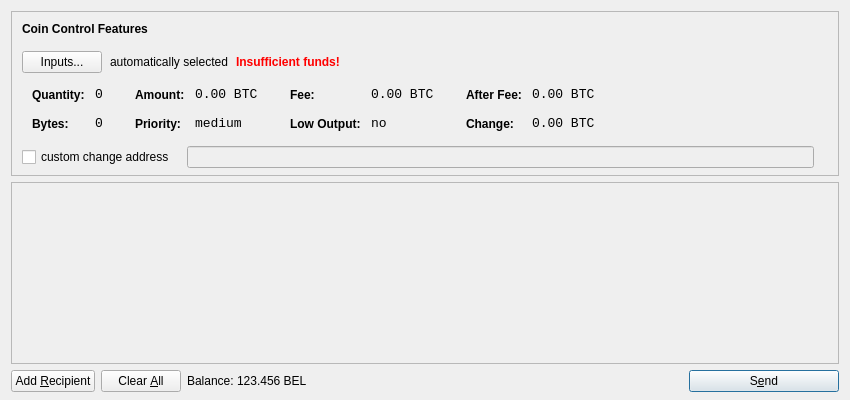
<?xml version="1.0" encoding="UTF-8"?>
<ui version="4.0">
 <class>SendCoinsDialog</class>
 <widget class="QDialog" name="SendCoinsDialog">
  <property name="geometry">
   <rect>
    <x>0</x>
    <y>0</y>
    <width>850</width>
    <height>400</height>
   </rect>
  </property>
  <property name="windowTitle">
   <string>Send Coins</string>
  </property>
  <layout class="QVBoxLayout" name="verticalLayout" stretch="0,1,0">
   <property name="bottomMargin">
    <number>8</number>
   </property>
   <item>
    <widget class="QFrame" name="frameCoinControl">
     <property name="sizePolicy">
      <sizepolicy hsizetype="Expanding" vsizetype="Expanding">
       <horstretch>0</horstretch>
       <verstretch>0</verstretch>
      </sizepolicy>
     </property>
     <property name="maximumSize">
      <size>
       <width>16777215</width>
       <height>16777215</height>
      </size>
     </property>
     <property name="frameShape">
      <enum>QFrame::StyledPanel</enum>
     </property>
     <property name="frameShadow">
      <enum>QFrame::Sunken</enum>
     </property>
     <layout class="QVBoxLayout" name="verticalLayoutCoinControl2">
      <property name="spacing">
       <number>-1</number>
      </property>
      <property name="leftMargin">
       <number>0</number>
      </property>
      <property name="topMargin">
       <number>0</number>
      </property>
      <property name="rightMargin">
       <number>0</number>
      </property>
      <property name="bottomMargin">
       <number>6</number>
      </property>
      <item>
       <layout class="QVBoxLayout" name="verticalLayoutCoinControl" stretch="0,0,0,0,1">
        <property name="spacing">
         <number>0</number>
        </property>
        <property name="leftMargin">
         <number>10</number>
        </property>
        <property name="topMargin">
         <number>10</number>
        </property>
        <item>
         <layout class="QHBoxLayout" name="horizontalLayoutCoinControl1">
          <property name="bottomMargin">
           <number>15</number>
          </property>
          <item>
           <widget class="QLabel" name="labelCoinControlFeatures">
            <property name="sizePolicy">
             <sizepolicy hsizetype="Preferred" vsizetype="Maximum">
              <horstretch>0</horstretch>
              <verstretch>0</verstretch>
             </sizepolicy>
            </property>
            <property name="font">
             <font>
              <weight>75</weight>
              <bold>true</bold>
             </font>
            </property>
            <property name="styleSheet">
             <string notr="true">font-weight:bold;</string>
            </property>
            <property name="text">
             <string>Coin Control Features</string>
            </property>
           </widget>
          </item>
         </layout>
        </item>
        <item>
         <layout class="QHBoxLayout" name="horizontalLayoutCoinControl2" stretch="0,0,0,0">
          <property name="spacing">
           <number>8</number>
          </property>
          <property name="bottomMargin">
           <number>10</number>
          </property>
          <item>
           <widget class="QPushButton" name="pushButtonCoinControl">
            <property name="styleSheet">
             <string notr="true"/>
            </property>
            <property name="text">
             <string>Inputs...</string>
            </property>
           </widget>
          </item>
          <item>
           <widget class="QLabel" name="labelCoinControlAutomaticallySelected">
            <property name="text">
             <string>automatically selected</string>
            </property>
            <property name="margin">
             <number>5</number>
            </property>
           </widget>
          </item>
          <item>
           <widget class="QLabel" name="labelCoinControlInsuffFunds">
            <property name="font">
             <font>
              <weight>75</weight>
              <bold>true</bold>
             </font>
            </property>
            <property name="styleSheet">
             <string notr="true">color:red;font-weight:bold;</string>
            </property>
            <property name="text">
             <string>Insufficient funds!</string>
            </property>
            <property name="margin">
             <number>5</number>
            </property>
           </widget>
          </item>
          <item>
           <spacer name="horizontalSpacerCoinControl">
            <property name="orientation">
             <enum>Qt::Horizontal</enum>
            </property>
            <property name="sizeHint" stdset="0">
             <size>
              <width>40</width>
              <height>1</height>
             </size>
            </property>
           </spacer>
          </item>
         </layout>
        </item>
        <item>
         <widget class="QWidget" name="widgetCoinControl" native="true">
          <property name="sizePolicy">
           <sizepolicy hsizetype="Preferred" vsizetype="Preferred">
            <horstretch>0</horstretch>
            <verstretch>0</verstretch>
           </sizepolicy>
          </property>
          <property name="minimumSize">
           <size>
            <width>0</width>
            <height>0</height>
           </size>
          </property>
          <property name="styleSheet">
           <string notr="true"/>
          </property>
          <layout class="QHBoxLayout" name="horizontalLayoutCoinControl5">
           <property name="margin">
            <number>0</number>
           </property>
           <item>
            <layout class="QHBoxLayout" name="horizontalLayoutCoinControl3" stretch="0,0,0,1">
             <property name="spacing">
              <number>20</number>
             </property>
             <property name="topMargin">
              <number>0</number>
             </property>
             <property name="bottomMargin">
              <number>10</number>
             </property>
             <item>
              <layout class="QFormLayout" name="formLayoutCoinControl1">
               <property name="horizontalSpacing">
                <number>10</number>
               </property>
               <property name="verticalSpacing">
                <number>14</number>
               </property>
               <property name="leftMargin">
                <number>10</number>
               </property>
               <property name="topMargin">
                <number>4</number>
               </property>
               <property name="rightMargin">
                <number>6</number>
               </property>
               <item row="0" column="0">
                <widget class="QLabel" name="labelCoinControlQuantityText">
                 <property name="styleSheet">
                  <string notr="true">font-weight:bold;</string>
                 </property>
                 <property name="text">
                  <string>Quantity:</string>
                 </property>
                 <property name="margin">
                  <number>0</number>
                 </property>
                </widget>
               </item>
               <item row="0" column="1">
                <widget class="QLabel" name="labelCoinControlQuantity">
                 <property name="font">
                  <font>
                   <family>Monospace</family>
                   <pointsize>10</pointsize>
                  </font>
                 </property>
                 <property name="cursor">
                  <cursorShape>IBeamCursor</cursorShape>
                 </property>
                 <property name="contextMenuPolicy">
                  <enum>Qt::ActionsContextMenu</enum>
                 </property>
                 <property name="text">
                  <string notr="true">0</string>
                 </property>
                 <property name="margin">
                  <number>0</number>
                 </property>
                 <property name="textInteractionFlags">
                  <set>Qt::LinksAccessibleByMouse|Qt::TextSelectableByKeyboard|Qt::TextSelectableByMouse</set>
                 </property>
                </widget>
               </item>
               <item row="1" column="0">
                <widget class="QLabel" name="labelCoinControlBytesText">
                 <property name="styleSheet">
                  <string notr="true">font-weight:bold;</string>
                 </property>
                 <property name="text">
                  <string>Bytes:</string>
                 </property>
                </widget>
               </item>
               <item row="1" column="1">
                <widget class="QLabel" name="labelCoinControlBytes">
                 <property name="font">
                  <font>
                   <family>Monospace</family>
                   <pointsize>10</pointsize>
                  </font>
                 </property>
                 <property name="cursor">
                  <cursorShape>IBeamCursor</cursorShape>
                 </property>
                 <property name="contextMenuPolicy">
                  <enum>Qt::ActionsContextMenu</enum>
                 </property>
                 <property name="text">
                  <string notr="true">0</string>
                 </property>
                 <property name="textInteractionFlags">
                  <set>Qt::LinksAccessibleByMouse|Qt::TextSelectableByKeyboard|Qt::TextSelectableByMouse</set>
                 </property>
                </widget>
               </item>
              </layout>
             </item>
             <item>
              <layout class="QFormLayout" name="formLayoutCoinControl2">
               <property name="horizontalSpacing">
                <number>10</number>
               </property>
               <property name="verticalSpacing">
                <number>14</number>
               </property>
               <property name="leftMargin">
                <number>6</number>
               </property>
               <property name="topMargin">
                <number>4</number>
               </property>
               <property name="rightMargin">
                <number>6</number>
               </property>
               <item row="0" column="0">
                <widget class="QLabel" name="labelCoinControlAmountText">
                 <property name="styleSheet">
                  <string notr="true">font-weight:bold;</string>
                 </property>
                 <property name="text">
                  <string>Amount:</string>
                 </property>
                 <property name="margin">
                  <number>0</number>
                 </property>
                </widget>
               </item>
               <item row="0" column="1">
                <widget class="QLabel" name="labelCoinControlAmount">
                 <property name="font">
                  <font>
                   <family>Monospace</family>
                   <pointsize>10</pointsize>
                  </font>
                 </property>
                 <property name="cursor">
                  <cursorShape>IBeamCursor</cursorShape>
                 </property>
                 <property name="contextMenuPolicy">
                  <enum>Qt::ActionsContextMenu</enum>
                 </property>
                 <property name="text">
                  <string notr="true">0.00 BTC</string>
                 </property>
                 <property name="textInteractionFlags">
                  <set>Qt::LinksAccessibleByMouse|Qt::TextSelectableByKeyboard|Qt::TextSelectableByMouse</set>
                 </property>
                </widget>
               </item>
               <item row="1" column="0">
                <widget class="QLabel" name="labelCoinControlPriorityText">
                 <property name="styleSheet">
                  <string notr="true">font-weight:bold;</string>
                 </property>
                 <property name="text">
                  <string>Priority:</string>
                 </property>
                </widget>
               </item>
               <item row="1" column="1">
                <widget class="QLabel" name="labelCoinControlPriority">
                 <property name="font">
                  <font>
                   <family>Monospace</family>
                   <pointsize>10</pointsize>
                  </font>
                 </property>
                 <property name="cursor">
                  <cursorShape>IBeamCursor</cursorShape>
                 </property>
                 <property name="contextMenuPolicy">
                  <enum>Qt::ActionsContextMenu</enum>
                 </property>
                 <property name="text">
                  <string>medium</string>
                 </property>
                 <property name="textInteractionFlags">
                  <set>Qt::LinksAccessibleByMouse|Qt::TextSelectableByKeyboard|Qt::TextSelectableByMouse</set>
                 </property>
                </widget>
               </item>
              </layout>
             </item>
             <item>
              <layout class="QFormLayout" name="formLayoutCoinControl3">
               <property name="horizontalSpacing">
                <number>10</number>
               </property>
               <property name="verticalSpacing">
                <number>14</number>
               </property>
               <property name="leftMargin">
                <number>6</number>
               </property>
               <property name="topMargin">
                <number>4</number>
               </property>
               <property name="rightMargin">
                <number>6</number>
               </property>
               <item row="0" column="0">
                <widget class="QLabel" name="labelCoinControlFeeText">
                 <property name="styleSheet">
                  <string notr="true">font-weight:bold;</string>
                 </property>
                 <property name="text">
                  <string>Fee:</string>
                 </property>
                 <property name="margin">
                  <number>0</number>
                 </property>
                </widget>
               </item>
               <item row="0" column="1">
                <widget class="QLabel" name="labelCoinControlFee">
                 <property name="font">
                  <font>
                   <family>Monospace</family>
                   <pointsize>10</pointsize>
                  </font>
                 </property>
                 <property name="cursor">
                  <cursorShape>IBeamCursor</cursorShape>
                 </property>
                 <property name="contextMenuPolicy">
                  <enum>Qt::ActionsContextMenu</enum>
                 </property>
                 <property name="text">
                  <string notr="true">0.00 BTC</string>
                 </property>
                 <property name="textInteractionFlags">
                  <set>Qt::LinksAccessibleByMouse|Qt::TextSelectableByKeyboard|Qt::TextSelectableByMouse</set>
                 </property>
                </widget>
               </item>
               <item row="1" column="0">
                <widget class="QLabel" name="labelCoinControlLowOutputText">
                 <property name="styleSheet">
                  <string notr="true">font-weight:bold;</string>
                 </property>
                 <property name="text">
                  <string>Low Output:</string>
                 </property>
                </widget>
               </item>
               <item row="1" column="1">
                <widget class="QLabel" name="labelCoinControlLowOutput">
                 <property name="font">
                  <font>
                   <family>Monospace</family>
                   <pointsize>10</pointsize>
                  </font>
                 </property>
                 <property name="cursor">
                  <cursorShape>IBeamCursor</cursorShape>
                 </property>
                 <property name="contextMenuPolicy">
                  <enum>Qt::ActionsContextMenu</enum>
                 </property>
                 <property name="text">
                  <string>no</string>
                 </property>
                 <property name="textInteractionFlags">
                  <set>Qt::LinksAccessibleByMouse|Qt::TextSelectableByKeyboard|Qt::TextSelectableByMouse</set>
                 </property>
                </widget>
               </item>
              </layout>
             </item>
             <item>
              <layout class="QFormLayout" name="formLayoutCoinControl4">
               <property name="horizontalSpacing">
                <number>10</number>
               </property>
               <property name="verticalSpacing">
                <number>14</number>
               </property>
               <property name="leftMargin">
                <number>6</number>
               </property>
               <property name="topMargin">
                <number>4</number>
               </property>
               <property name="rightMargin">
                <number>6</number>
               </property>
               <item row="0" column="0">
                <widget class="QLabel" name="labelCoinControlAfterFeeText">
                 <property name="styleSheet">
                  <string notr="true">font-weight:bold;</string>
                 </property>
                 <property name="text">
                  <string>After Fee:</string>
                 </property>
                 <property name="margin">
                  <number>0</number>
                 </property>
                </widget>
               </item>
               <item row="0" column="1">
                <widget class="QLabel" name="labelCoinControlAfterFee">
                 <property name="font">
                  <font>
                   <family>Monospace</family>
                   <pointsize>10</pointsize>
                  </font>
                 </property>
                 <property name="cursor">
                  <cursorShape>IBeamCursor</cursorShape>
                 </property>
                 <property name="contextMenuPolicy">
                  <enum>Qt::ActionsContextMenu</enum>
                 </property>
                 <property name="text">
                  <string notr="true">0.00 BTC</string>
                 </property>
                 <property name="textInteractionFlags">
                  <set>Qt::LinksAccessibleByMouse|Qt::TextSelectableByKeyboard|Qt::TextSelectableByMouse</set>
                 </property>
                </widget>
               </item>
               <item row="1" column="0">
                <widget class="QLabel" name="labelCoinControlChangeText">
                 <property name="styleSheet">
                  <string notr="true">font-weight:bold;</string>
                 </property>
                 <property name="text">
                  <string>Change:</string>
                 </property>
                </widget>
               </item>
               <item row="1" column="1">
                <widget class="QLabel" name="labelCoinControlChange">
                 <property name="font">
                  <font>
                   <family>Monospace</family>
                   <pointsize>10</pointsize>
                  </font>
                 </property>
                 <property name="cursor">
                  <cursorShape>IBeamCursor</cursorShape>
                 </property>
                 <property name="contextMenuPolicy">
                  <enum>Qt::ActionsContextMenu</enum>
                 </property>
                 <property name="text">
                  <string notr="true">0.00 BTC</string>
                 </property>
                 <property name="textInteractionFlags">
                  <set>Qt::LinksAccessibleByMouse|Qt::TextSelectableByKeyboard|Qt::TextSelectableByMouse</set>
                 </property>
                </widget>
               </item>
              </layout>
             </item>
            </layout>
           </item>
          </layout>
         </widget>
        </item>
        <item>
         <layout class="QHBoxLayout" name="horizontalLayoutCoinControl4" stretch="0,0,0">
          <property name="spacing">
           <number>12</number>
          </property>
          <property name="sizeConstraint">
           <enum>QLayout::SetDefaultConstraint</enum>
          </property>
          <property name="topMargin">
           <number>5</number>
          </property>
          <property name="rightMargin">
           <number>5</number>
          </property>
          <item>
           <widget class="QCheckBox" name="checkBoxCoinControlChange">
            <property name="text">
             <string>custom change address</string>
            </property>
           </widget>
          </item>
          <item>
           <widget class="QLineEdit" name="lineEditCoinControlChange">
            <property name="enabled">
             <bool>false</bool>
            </property>
            <property name="sizePolicy">
             <sizepolicy hsizetype="Expanding" vsizetype="Fixed">
              <horstretch>0</horstretch>
              <verstretch>0</verstretch>
             </sizepolicy>
            </property>
           </widget>
          </item>
          <item>
           <widget class="QLabel" name="labelCoinControlChangeLabel">
            <property name="sizePolicy">
             <sizepolicy hsizetype="Preferred" vsizetype="Expanding">
              <horstretch>0</horstretch>
              <verstretch>0</verstretch>
             </sizepolicy>
            </property>
            <property name="minimumSize">
             <size>
              <width>0</width>
              <height>0</height>
             </size>
            </property>
            <property name="text">
             <string/>
            </property>
            <property name="margin">
             <number>3</number>
            </property>
           </widget>
          </item>
         </layout>
        </item>
        <item>
         <spacer name="verticalSpacerCoinControl">
          <property name="orientation">
           <enum>Qt::Vertical</enum>
          </property>
          <property name="sizeHint" stdset="0">
           <size>
            <width>800</width>
            <height>1</height>
           </size>
          </property>
         </spacer>
        </item>
       </layout>
      </item>
     </layout>
    </widget>
   </item>
   <item>
    <widget class="QScrollArea" name="scrollArea">
     <property name="widgetResizable">
      <bool>true</bool>
     </property>
     <widget class="QWidget" name="scrollAreaWidgetContents">
      <property name="geometry">
       <rect>
        <x>0</x>
        <y>0</y>
        <width>830</width>
        <height>165</height>
       </rect>
      </property>
      <layout class="QVBoxLayout" name="verticalLayout_2">
       <property name="margin">
        <number>0</number>
       </property>
       <item>
        <layout class="QVBoxLayout" name="entries">
         <property name="spacing">
          <number>6</number>
         </property>
        </layout>
       </item>
       <item>
        <spacer name="verticalSpacer">
         <property name="orientation">
          <enum>Qt::Vertical</enum>
         </property>
         <property name="sizeHint" stdset="0">
          <size>
           <width>20</width>
           <height>40</height>
          </size>
         </property>
        </spacer>
       </item>
      </layout>
     </widget>
    </widget>
   </item>
   <item>
    <layout class="QHBoxLayout" name="horizontalLayout">
     <item>
      <widget class="QPushButton" name="addButton">
       <property name="toolTip">
        <string>Send to multiple recipients at once</string>
       </property>
       <property name="text">
        <string>Add &amp;Recipient</string>
       </property>
       <property name="icon">
        <iconset resource="../bitcoin.qrc">
         <normaloff>:/icons/add</normaloff>:/icons/add</iconset>
       </property>
       <property name="autoDefault">
        <bool>false</bool>
       </property>
      </widget>
     </item>
     <item>
      <widget class="QPushButton" name="clearButton">
       <property name="sizePolicy">
        <sizepolicy hsizetype="Minimum" vsizetype="Fixed">
         <horstretch>0</horstretch>
         <verstretch>0</verstretch>
        </sizepolicy>
       </property>
       <property name="toolTip">
        <string>Remove all transaction fields</string>
       </property>
       <property name="text">
        <string>Clear &amp;All</string>
       </property>
       <property name="icon">
        <iconset resource="../bitcoin.qrc">
         <normaloff>:/icons/remove</normaloff>:/icons/remove</iconset>
       </property>
       <property name="autoRepeatDelay">
        <number>300</number>
       </property>
       <property name="autoDefault">
        <bool>false</bool>
       </property>
      </widget>
     </item>
     <item>
      <layout class="QHBoxLayout" name="horizontalLayout_2">
       <property name="spacing">
        <number>3</number>
       </property>
       <item>
        <widget class="QLabel" name="label">
         <property name="text">
          <string>Balance:</string>
         </property>
        </widget>
       </item>
       <item>
        <widget class="QLabel" name="labelBalance">
         <property name="cursor">
          <cursorShape>IBeamCursor</cursorShape>
         </property>
         <property name="text">
          <string>123.456 BEL</string>
         </property>
         <property name="textInteractionFlags">
          <set>Qt::LinksAccessibleByMouse|Qt::TextSelectableByKeyboard|Qt::TextSelectableByMouse</set>
         </property>
        </widget>
       </item>
      </layout>
     </item>
     <item>
      <spacer name="horizontalSpacer">
       <property name="orientation">
        <enum>Qt::Horizontal</enum>
       </property>
       <property name="sizeHint" stdset="0">
        <size>
         <width>40</width>
         <height>20</height>
        </size>
       </property>
      </spacer>
     </item>
     <item>
      <widget class="QPushButton" name="sendButton">
       <property name="minimumSize">
        <size>
         <width>150</width>
         <height>0</height>
        </size>
       </property>
       <property name="toolTip">
        <string>Confirm the send action</string>
       </property>
       <property name="text">
        <string>S&amp;end</string>
       </property>
       <property name="icon">
        <iconset resource="../bitcoin.qrc">
         <normaloff>:/icons/send</normaloff>:/icons/send</iconset>
       </property>
       <property name="default">
        <bool>true</bool>
       </property>
      </widget>
     </item>
    </layout>
   </item>
  </layout>
 </widget>
 <resources>
  <include location="../bitcoin.qrc"/>
 </resources>
 <connections/>
</ui>
